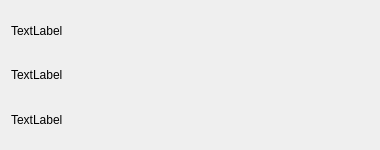
<?xml version="1.0" encoding="UTF-8"?>
<ui version="4.0">
 <class>ChatItemWidget</class>
 <widget class="QWidget" name="ChatItemWidget">
  <property name="geometry">
   <rect>
    <x>0</x>
    <y>0</y>
    <width>380</width>
    <height>150</height>
   </rect>
  </property>
  <property name="windowTitle">
   <string>Form</string>
  </property>
  <layout class="QVBoxLayout" name="verticalLayout">
   <item>
    <widget class="QLabel" name="lbname">
     <property name="text">
      <string>TextLabel</string>
     </property>
    </widget>
   </item>
   <item>
    <widget class="QLabel" name="label">
     <property name="text">
      <string>TextLabel</string>
     </property>
    </widget>
   </item>
   <item>
    <widget class="QLabel" name="lblTime">
     <property name="text">
      <string>TextLabel</string>
     </property>
    </widget>
   </item>
  </layout>
 </widget>
 <resources/>
 <connections/>
</ui>
